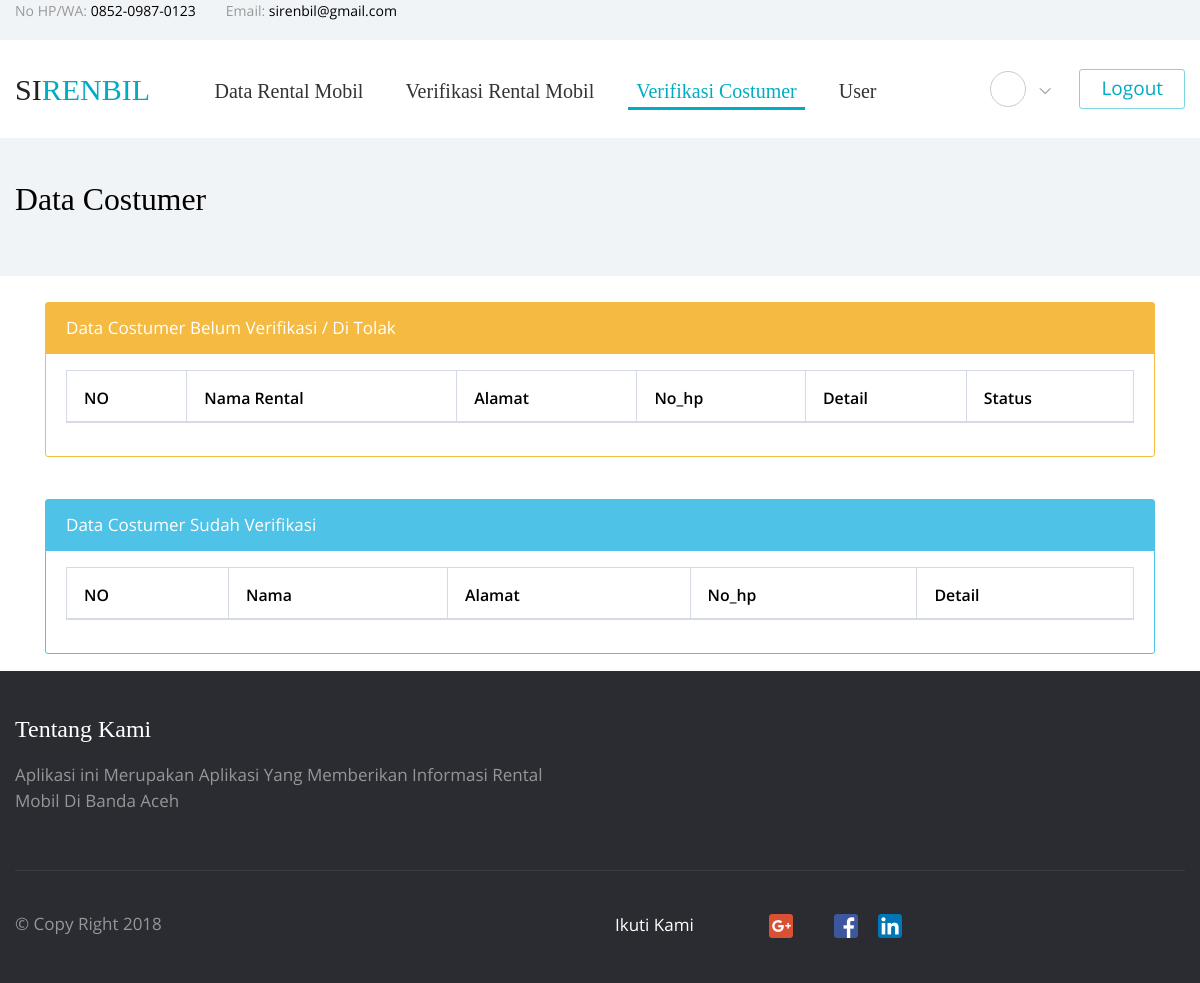
Page /a_verifikasi_costumer.php (signed in) on the earlier database version.
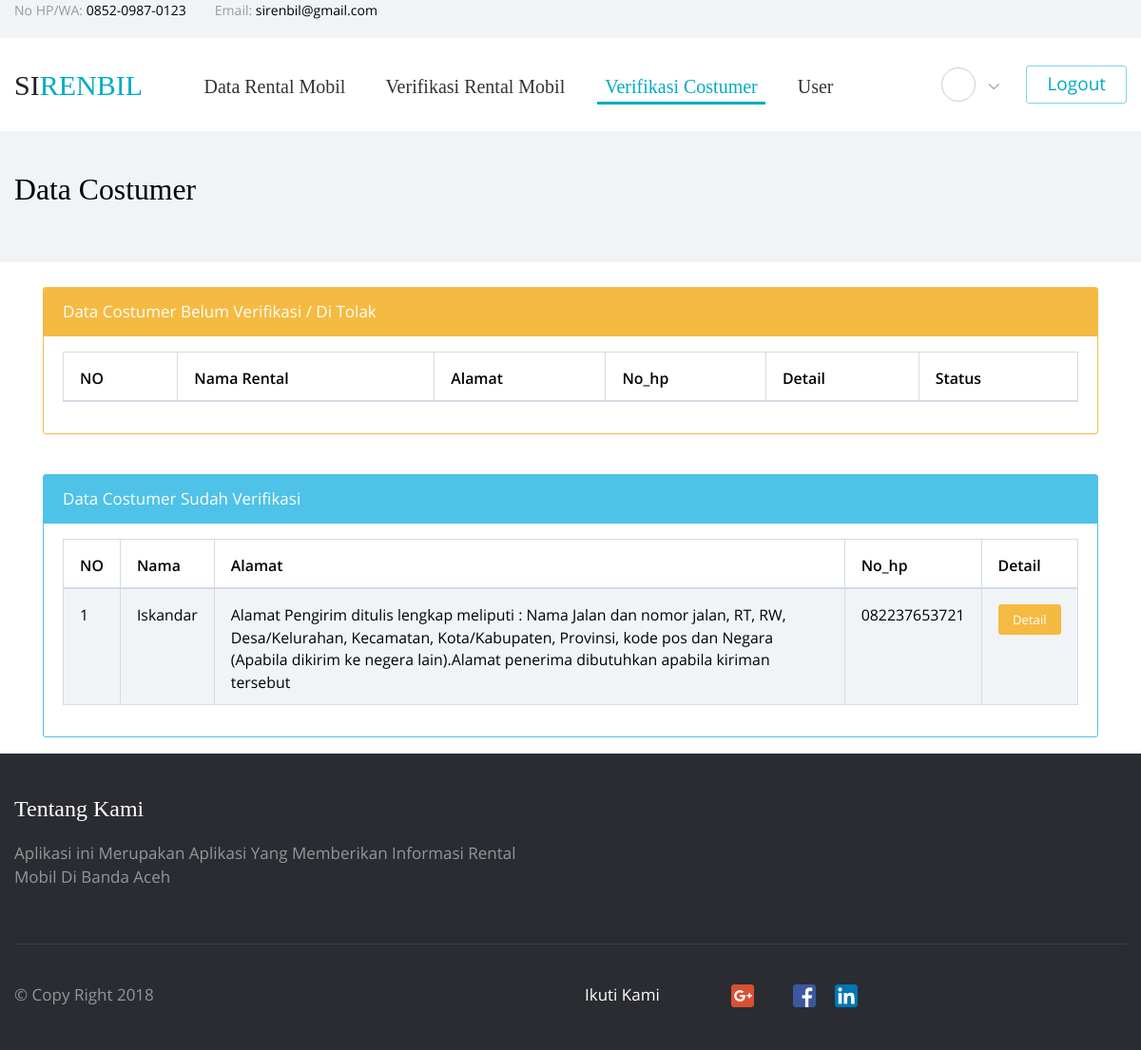
Same page on the later database version.
### tables this page shows
CREATE TABLE `costumer` (
  `id_costumer` int(255) NOT NULL,
  `nama` varchar(50) NOT NULL,
  `alamat` varchar(255) NOT NULL,
  `no_hp` varchar(15) NOT NULL,
  `email` varchar(50) NOT NULL,
  `username` varchar(50) NOT NULL,
  `password` varchar(50) NOT NULL,
  `foto_ktp` varchar(100) NOT NULL,
  `foto_ktp_orang` varchar(100) NOT NULL,
  `verifikasi` int(2) NOT NULL DEFAULT '0'
);

### a_verifikasi_costumer.php (the view, shortened to what this page needs)
<!DOCTYPE html>
<html lang="en">
<head>
    <link rel="stylesheet" type="text/css" href="vendors/bootstrap/css/bootstrap.min.css">
    <link rel="stylesheet" type="text/css" href="vendors/tether/css/tether.min.css">
    <link rel="stylesheet" type="text/css" href="vendors/animate-css/animate.css">
    <link rel="stylesheet" type="text/css" href="fonts/circular/styles.css">
    <link rel="stylesheet" type="text/css" href="fonts/open-sans/styles.css">
    <link rel="stylesheet" type="text/css" href="fonts/iconfont/styles.css">
       <link href="data/vendor/datatables-plugins/dataTables.bootstrap.css" rel="stylesheet">
       <link href="data/vendor/datatables-responsive/dataTables.responsive.css" rel="stylesheet">
       <link href="data/dist/css/sb-admin-2.css" rel="stylesheet">
       <link href="data/vendor/metisMenu/metisMenu.min.css" rel="stylesheet">
      <link href="data/vendor/font-awesome/css/font-awesome.min.css" rel="stylesheet" type="text/css">
<link rel="stylesheet" type="text/css" href="vendors/select2/css/select2.min.css">
<link rel="stylesheet" type="text/css" href="css/vendors/select2/select2.min.css">
    <link rel="stylesheet" type="text/css" href="css/style.min.css">
</head>
<body class="">
<?php include"share/menu.php";?>
  <div class="choose-us-default">
    <div class="container">
        <h4 >Data Costumer</h4>
    </div>
</div>
<div class="container">
<br>
<div class="col-lg-12">
    <div class="col-lg-12">
        <div class="card card-outline-warning mb-3">
            <div class="card-header bg-warning">
                Data Costumer Belum Verifikasi / Di Tolak
            </div>
            <div class="card-block">
                <table width="100%" class="table table-striped table-bordered table-hover" id="dataTables-example2">
                    <thead>
                        <tr>
                            <th>NO</th>
                            <th>Nama Rental</th>
                            <th>Alamat</th>
                            <th>No_hp</th>
                            <th>Detail</th>
                            <th>Status</th>
                        </tr>
                    </thead>
                </table>
            </div>
        </div>
    </div>
</div>
</div>
<div class="container">
<br>
<div class="col-lg-12">
    <div class="col-lg-12">
        <div class="card card-outline-info mb-3">
            <div class="card-header bg-info">
                Data Costumer Sudah Verifikasi
            </div>
            <div class="card-block">
                <table width="100%" class="table table-striped table-bordered table-hover" id="dataTables-example3">
                    <thead>
                        <tr>
                            <th>NO</th>
                            <th>Nama</th>
                            <th>Alamat</th>
                            <th>No_hp</th>
                            <th>Detail</th>
                        </tr>
                    </thead>
                    <tbody>
                      <?php
                      include 'share/db.php';
                      $i=0;
                      $query = mysqli_query($con,"select * from costumer  where verifikasi='1' ");
                      while($data = mysqli_fetch_array($query)){
                        $i++;
                      ?>
                        <tr class="odd gradeX">
                            <td class="center"><?php echo $i;?></td>
                            <td><?php echo $data['nama'];?></td>
                            <td><?php echo $data['alamat'];?></td>
                            <td><?php echo $data['no_hp'];?></td>
                            <td class="center"><a href="detail_costumer.php?id=<?php echo $data['id_costumer'];?>"><button type="button" class="btn btn-warning btn-xs">Detail</button></td>
                        </tr>
                        <?php  }?>
                    </tbody>
                </table>
            </div>
        </div>
    </div>
</div>
</div>
<?php include"share/footer.php";?>
</body>
</html>

Differences in the rows shown:
added costumer: nama "Iskandar", alamat "Alamat Pengirim ditulis lengkap meliputi : Nama Jalan dan nomor jalan, RT, RW, Desa/Kelurahan, Kecamatan, Kota/Kabupaten, Provinsi, kode pos dan Negara (Apabila dikirim ke negera lain).Alamat penerima dibutuhkan apabila kiriman tersebut", no_hp "082237653721"
